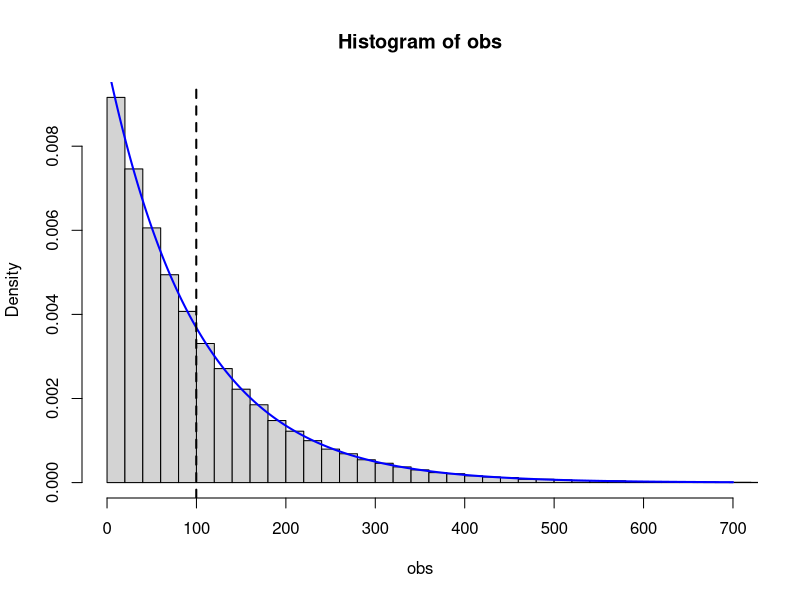
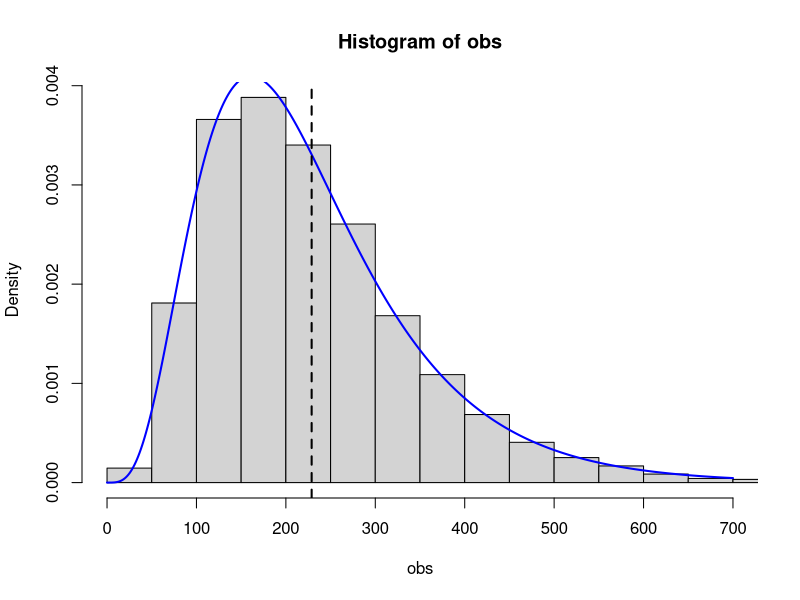
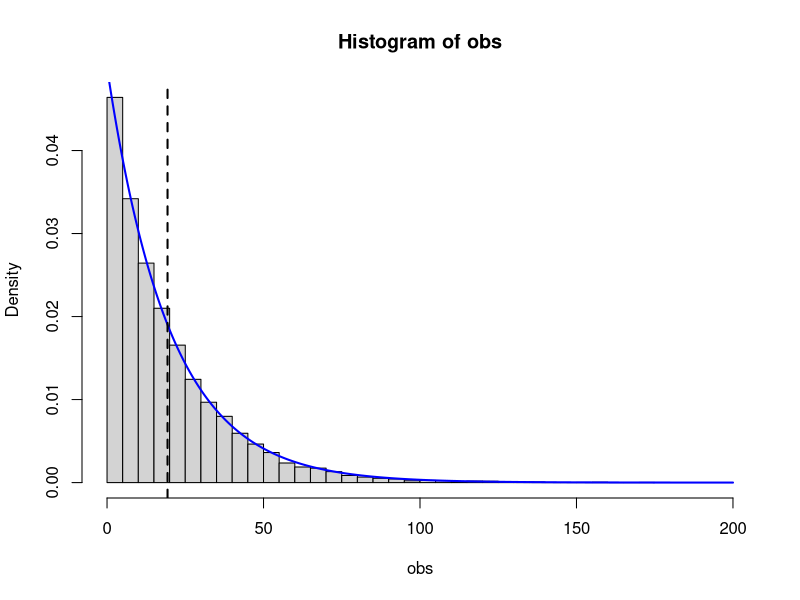

Recreate these plots in R, in order.
#Exercise - parralel and sequental components
#Exponential component failure time

lamdac <- 0.01
obs <- rexp(10^5, rate = lamdac)
hist(obs, breaks = 70, prob = TRUE, xlim = c(0,700))
curve(dexp(x, rate = lamdac), add = TRUE, col = "blue", n = 500, lwd = 2)
abline(v = mean(obs), lwd = 2, lty = 2)
mean(obs) #alomost 100 = E(x) where x-exp(lambda = 0.01)

#number of components in a machine / system
n <- 5

#number of repetition / samples
m <- 10^4

#Simulate m samples of n independent component failures. The failure times follow and exponential distrib. with lambda = 0.01
x <- matrix(data = rexp(n * m, rate = lamdac), nrow = m, ncol = n)
head(x)

#Sort the n elements of each line of the matrix x.
#The output is the original elements of each row, but in ascending order.
#Thus, the k'th column of the resulting matrix y.
y <- t(apply(x, 1, function(x) sort(x)))
head(y)

#For the paralell components, the column of Y_5 is the variable of interest
obs <- y[, 5]
hist(obs, breaks = 30, prob = TRUE, xlim = c(0,700))
curve(5 * pexp(x, rate = lamdac) ^ 4 *dexp(x, rate = lamdac), add = TRUE, col = "blue", n = 500, lwd = 2)
abline(v = mean(obs), lwd = 2, lty = 2)
mean(obs)

#For serial components Y_1 is the column of interest.
obs <- y[, 1]
hist(obs, breaks = 30, prob = TRUE, xlim = c(0, 200))
curve(dexp(x, rate = 5 * lamdac), add = TRUE, col = "blue", n = 500, lwd = 2)
abline(v = mean(obs), lwd = 2, lty = 2)
mean(obs) #close to 20 = E(Y_1)